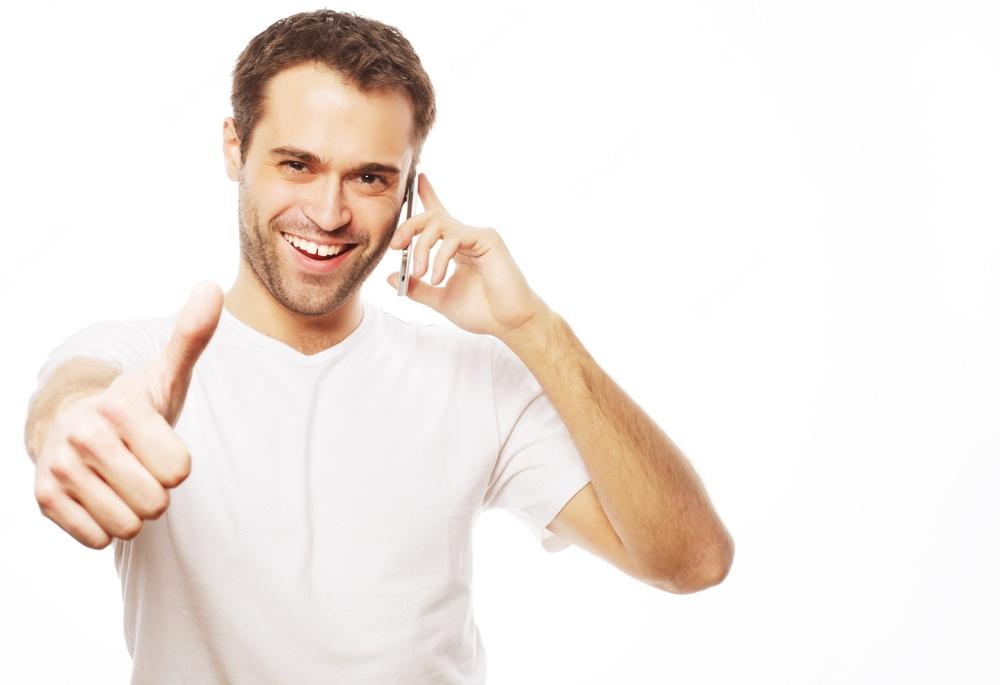
#> input picture image.jpg, 1000 x 685 px, shrunk from 2000 x 1370 before the run
$ jupyter execute --allow-errors Trat.ipynb
#> lines starting #> are read from the running program, lines starting #| are printed output that depends on the picture; after the words box and inside, x2 and y2 are one past the last pixel; in counts of white or black regions, pixels touching at a corner belong together
Gabriel Almeida Pimentel - 202010403

[cell 1]
# Passo 1: Instalar o Pytesseract e o tesseract-OCR no Colab:

# Importar bibliotecas:
import pytesseract
import shutil
import os
import random
try:
 from PIL import Image
except ImportError:
 import Image

import numpy as np
import pandas as pd
import cv2 as cv
from google.colab.patches import cv2_imshow # for image display
from skimage import io
from PIL import Image
import matplotlib.pylab as plt
import scipy

1) Desenvolva um código que lhe permita abrir uma imagem RGB ou BGR de sua preferência, utilizando a interface python do OpenCV. Logo depois, converta a imagem para escala de cinza e exiba as duas imagens lado a lado na tela. Documente as funções utilizadas no código.

[cell 2]
urls = ["image.jpg"]

for url in urls:
  image = cv.imread(url)
#> image is the input picture: shape (685, 1000, 3); mean B, G, R 229, 234.3, 242.5
  gray = cv.cvtColor(image, cv.COLOR_BGR2GRAY)
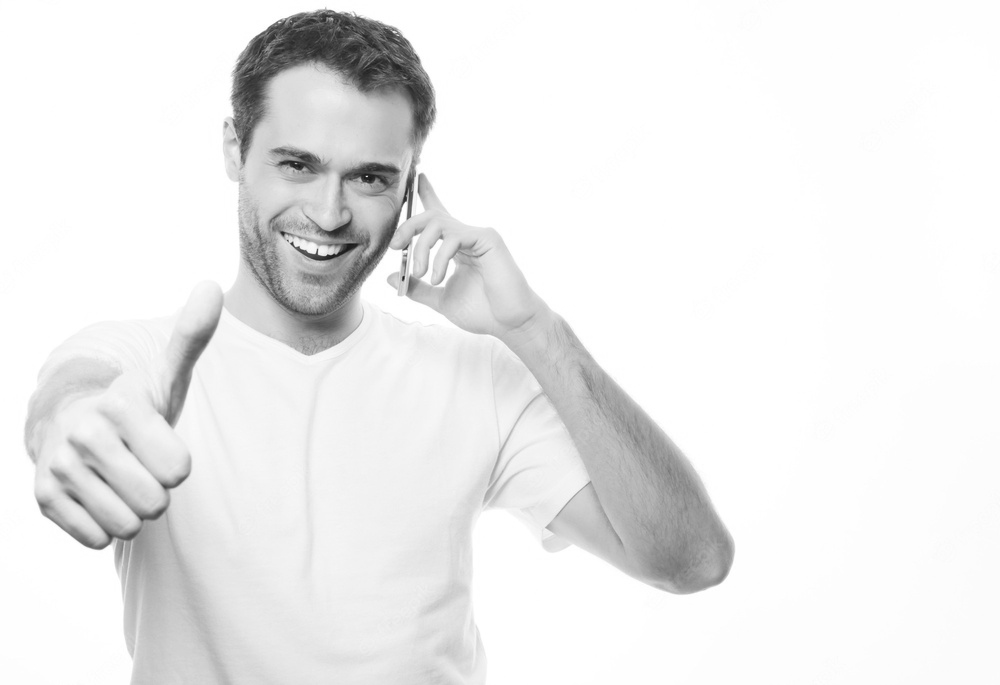
#> gray: shape (685, 1000); min 23, max 255, mean 236.1
  graySpace = cv.cvtColor(gray,cv.COLOR_GRAY2BGR)

  final_frame = np.hstack((image, graySpace))
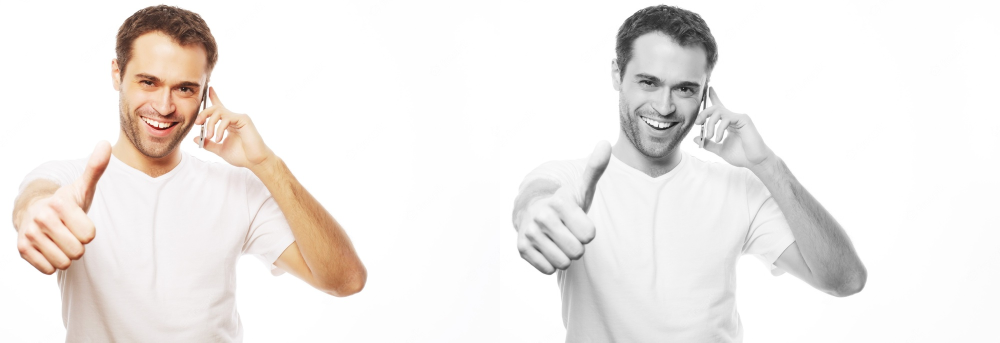
#> final_frame: shape (685, 2000, 3) (shown at 1/2 size); mean B, G, R 232.6, 235.2, 239.3

  cv2_imshow(final_frame)

2) Utilizando o código fonte das nossas aulas como base, carregue uma imagem contendo pelo menos uma face (pode ser a imagem carregada no item 1), depois carregue o modelo de detecção de faces utilizado nas nossas aulas anteriores. Construa um código de detecção de faces, encontre a caixa envolvente da face na imagem. Pinte o retângulo ao redor da(s) face(s) encontrada(s) e exiba a imagem pintada na tela. Documente as funções utilizadas no código.

[cell 3]
face_cascade = cv.CascadeClassifier('haarcascade_frontalface_default.xml')


faces = face_cascade.detectMultiScale(image,scaleFactor = 1.05, minNeighbors = 7, minSize = (30,30), flags = cv.CASCADE_SCALE_IMAGE)
#> faces = [[223, 88, 218, 218]]


for (x,y,w,h) in faces:
     cv.rectangle(image,(x,y),(x+w,y+h),(0,0,255),2)
#> this loop made 1 pass
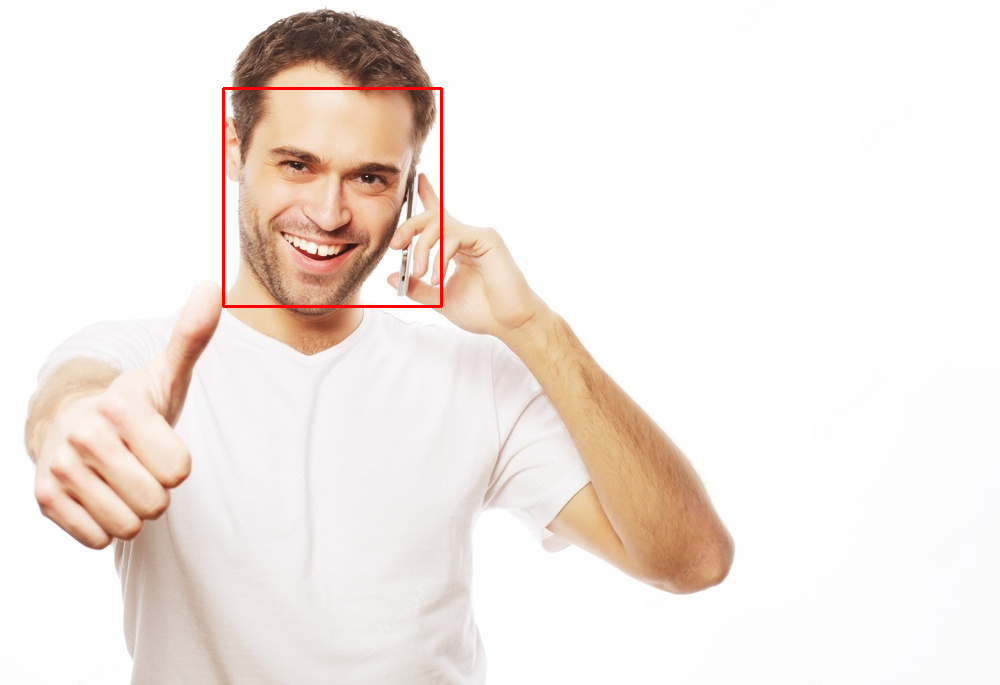
#> image: shape (685, 1000, 3); 0.38% of pixels changed, all inside (x1, y1, x2, y2) = (222, 87, 443, 308)

cv2_imshow(image)

3) Carregue uma imagem que contenha uma página de texto de um documento digitalizado de sua preferência. Uma vez carregada a imagem, utilize o OCR com o qual trabalhamos na nossa última aula (Tesseract), reconheça o texto, e imprima o texto reconhecido na tela. Documente as funções utilizadas no código.

[cell 4]
urls2 = ["img.jpg"]


for url in urls2:
  image = io.imread(url)
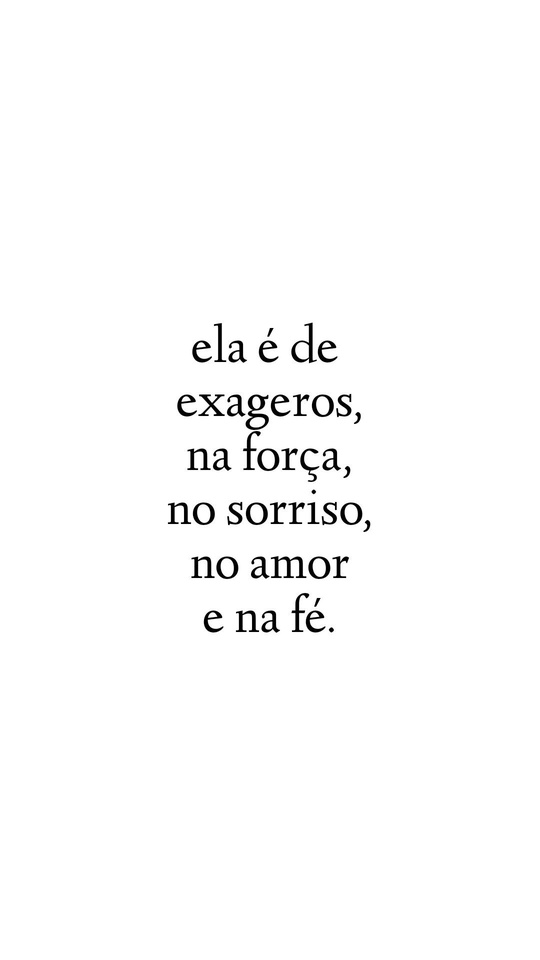
#> input picture img.jpg, 540 x 960 px, shrunk from 1080 x 1920 before the run
#> image is the input picture: shape (960, 540, 3); min 0, max 255, mean 251.1
  image_2 = cv.cvtColor(image, cv.COLOR_BGR2RGB)

  final_frame = cv.hconcat((image, image_2))
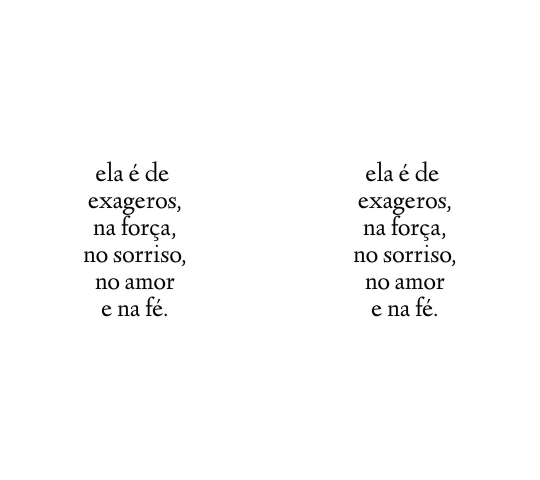
#> final_frame: shape (960, 1080, 3) (shown at 1/2 size); min 0, max 255, mean 251.1
  cv2_imshow(final_frame)

#> (the rest of this cell did not finish here and is left out)
